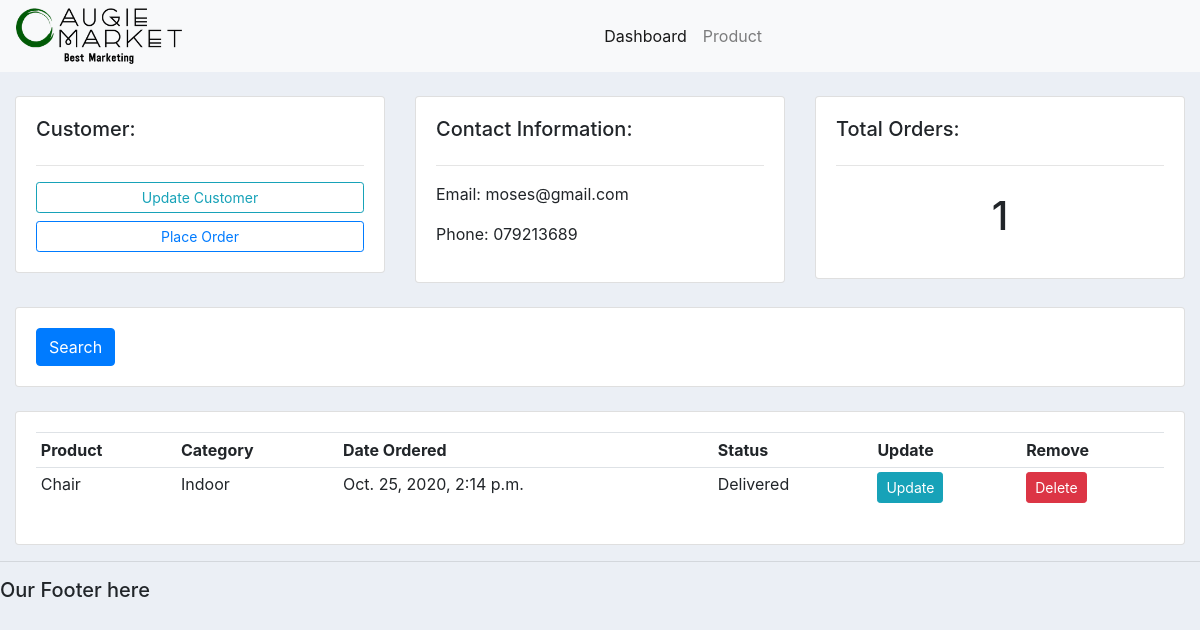
The app's page /customer/2, older data.
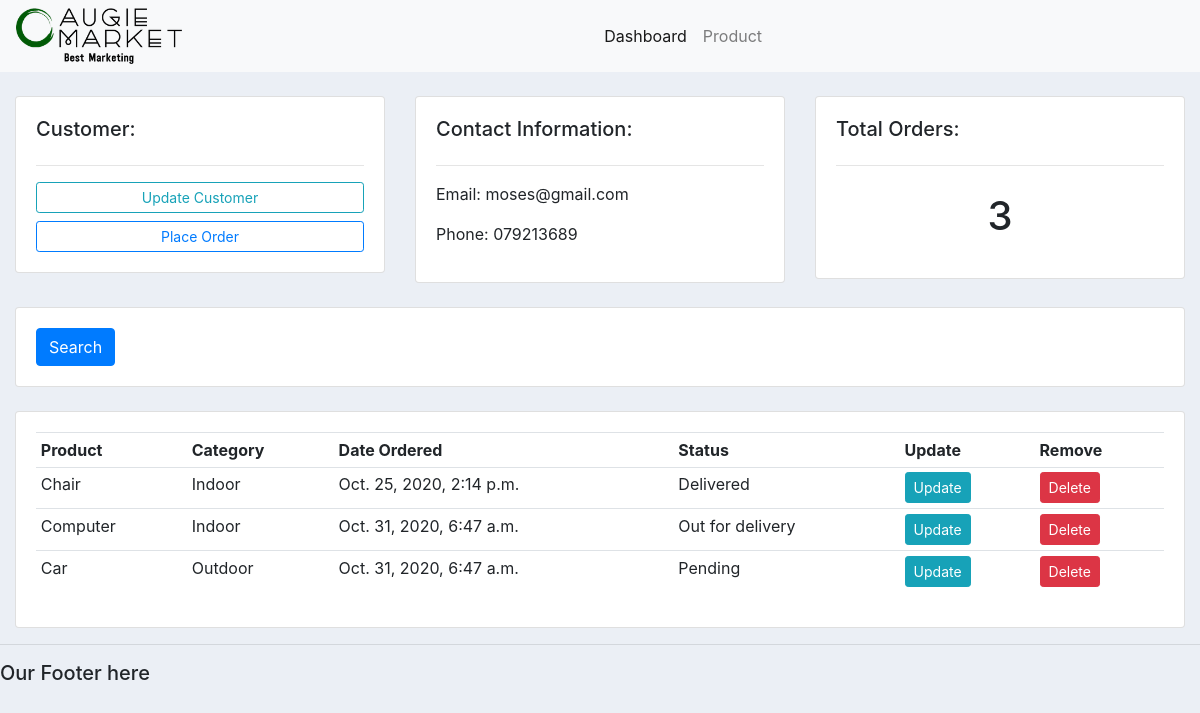
The same page, newer data.
### accounts/models.py (models this page shows, shortened)
class Order(models.Model):
    STATUS = (('Pending', 'Pending'), ('Out for delivery', 'Out for delivery'), ('Delivered', 'Delivered'))
    product = models.ForeignKey(Product, null=True,on_delete=models.SET_NULL)
    customer = models.ForeignKey(Customer, null=True,on_delete=models.SET_NULL)
    date_created = models.DateTimeField(auto_now=True, null=True)
    status = models.CharField(max_length=200, null=True, choices=STATUS)

class Product(models.Model):
    CATEGORY = (('Indoor', 'Indoor'), ('Outdoor', 'Outdoor'))
    product_name = models.CharField(max_length=200, null=True)
    price = models.FloatField(null=True)
    category = models.CharField(max_length=200, null=True, choices=CATEGORY)
    description = models.CharField(max_length=200, null=True, blank=True)
    date_created = models.DateTimeField(auto_now=True, null=True)
    tags = models.ManyToManyField(Tag)
    def __str__(self):
        return self.product_name

### accounts/views.py (the view)
# urls.py: path('customer/<str:pk>', views.customer, name = 'customer'),
def customer(request, pk):
    customer = Customer.objects.get(id=pk)
    orders = customer.order_set.all()
    order_count = orders.count()
    myFilter = OrderFilter(request.GET,queryset=orders)
    context = {'customer': customer, 'orders': orders, 'order_count': order_count, 'myFilter': myFilter}
    return render(request, 'accounts/customer.html', context)

### accounts/templates/accounts/customer.html (shortened to what this page needs)
{% extends 'accounts/main.html' %}
{% block content %}
    <div class="container-fluid">
        <br>
        <div class="row">
            <div class="col-md">
                <div class="card card-body">
                    <h5>Customer:</h5>
                    <hr>
                    <a class="btn btn-outline-info btn-sm btn-block" href="">Update Customer</a>
                    <a class="btn btn-outline-primary btn-sm btn-block" href="{% url 'create_order' customer.id %}">Place Order</a>
                </div>
            </div>
            <div class="col-md">
                <div class="card card-body">
                    <h5>Contact Information:</h5>
                    <hr>
                    <p>Email: {{ customer.email }} </p>
                    <p>Phone: {{ customer.phone_number }} </p>
                </div>
            </div>
            <div class="col-md">
                <div class="card card-body">
                    <h5>Total Orders:</h5>
                    <hr>
                    <h1 style="text-align: center; padding: 10px"> {{ order_count }} </h1>
                </div>
            </div>
        </div>
        <br>
        <div class="row">
            <div class="col">
                <div class="card card-body">
                    <form action="" method="get">
                        <button class="btn btn-primary" type="submit">Search</button>
                    </form>
                </div>
            </div>
        </div>
        <br>
        <div class="row">
            <div class="col-md">
                <div class="card card-body">
                    <table class="table table-sm">
                        <tr>
                            <th>Product</th>
                            <th>Category</th>
                            <th>Date Ordered</th>
                            <th>Status</th>
                            <th>Update</th>
                            <th>Remove</th>
                        </tr>
                        {% for order in orders %}
                            <tr>
                                <td>{{ order.product }}</td>
                                <td>{{ order.product.category }}</td>
                                <td>{{ order.date_created }}</td>
                                <td>{{ order.status}}</td>
                                <td><a class="btn btn-sm btn-info" href="{% url 'update_order' order.id %}">Update</a></td>
                                <td><a class="btn btn-sm btn-danger" href="{% url 'delete_order' order.id %}">Delete</a></td>
                            </tr>
                        {% endfor %}
                    </table>
                </div>
            </div>
        </div>
    </div>
{% endblock  %}

Row changes from the older to the newer data that the page shows:
added Order: product "Computer", product.category "Indoor", date_created "Oct. 31, 2020, 6:47 a.m.", status "Out for delivery"
added Order: product "Car", product.category "Outdoor", date_created "Oct. 31, 2020, 6:47 a.m.", status "Pending"
Text that changed along with them:
{{ order_count }}: "1" → "3"
